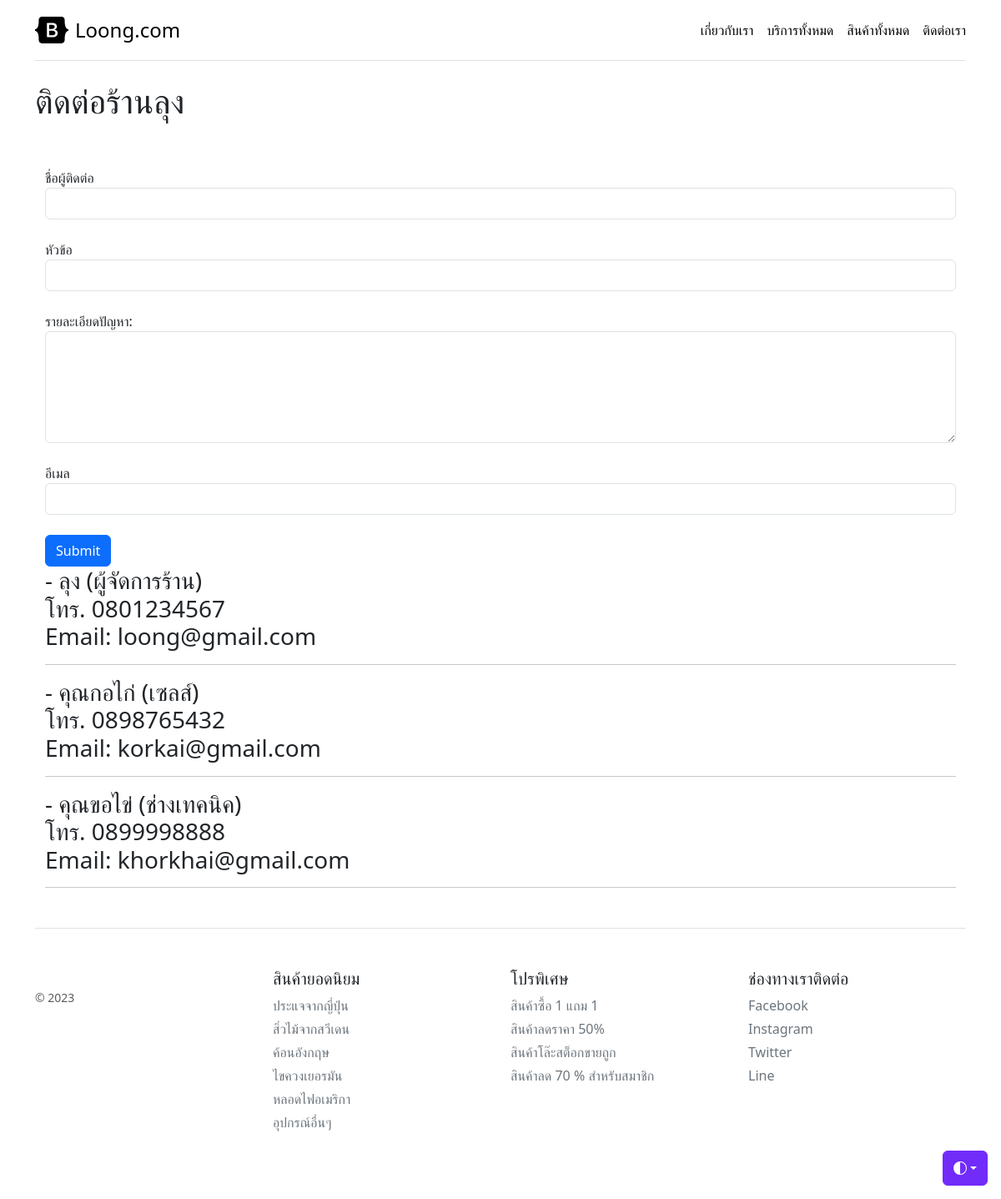
The app's page /contact with its own data.
### myapp/models.py (models this page shows, shortened)
class Staff(models.Model):
    name = models.CharField(max_length=200)
    tel = models.CharField(max_length=200)
    email = models.CharField(max_length=200)

### myapp/views.py (the view, shortened to what this page needs)
# urls.py: path('contact', Contact, name='contact'),
def Contact(request):
    namelist = Staff.objects.all()
    context = {'namelist':namelist}
    return render(request, 'myapp/contact.html',context)

### myapp/template/myapp/contact.html (shortened to what this page needs)
{% extends 'myapp/base.html' %}
{% block content %}
<h1>ติดต่อร้านลุง</h1>
<br>
<br>
<div class="container">
    <form method="POST">
        <div class="form-group">
            <label for="name">ชื่อผู้ติดต่อ</label>
            <input type="text" class="form-control" id="name" name="name">
        </div><br>
        <div class="form-group">
            <label for="title">หัวข้อ</label>
            <input type="text" class="form-control" id="title" name="title">
        </div><br>
        <div class="form-group">
        <label for="detail">รายละเอียดปัญหา:</label>
        <textarea class="form-control" rows="5" id="detail" name="detail"></textarea>
        </div><br>
        <div class="form-group">
            <label for="email">อีเมล</label>
            <input type="email" class="form-control" id="email" name="email">
        </div>
        <br>
        <button type="submit" class="btn btn-primary" >Submit</button>
    </form>
</div>
<div class="container">
{% for staff in namelist %}
    <h3>- {{staff.name}}<br>โทร. {{staff.tel}}<br> Email: {{staff.email}} </h3>
    <hr>
{% endfor %}
</div>
{% endblock content %}

### records on screen
Staff: name "ลุง (ผู้จัดการร้าน)", tel "0801234567", email "loong@gmail.com"
Staff: name "คุณกอไก่ (เซลส์)", tel "0898765432", email "korkai@gmail.com"
Staff: name "คุณขอไข่ (ช่างเทคนิค)", tel "0899998888", email "khorkhai@gmail.com"
